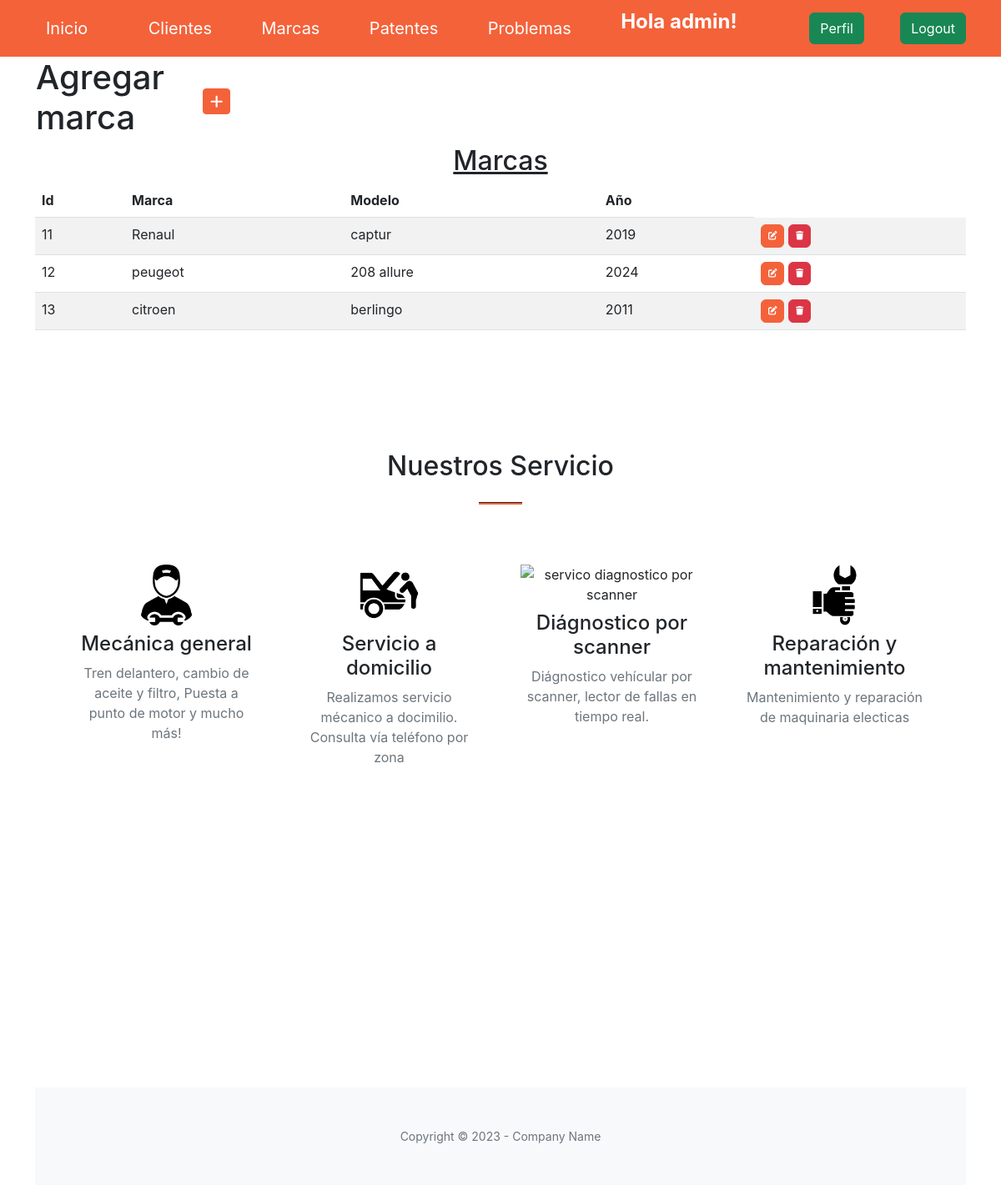
The page /marcas/ (signed in) on the database as committed earlier.
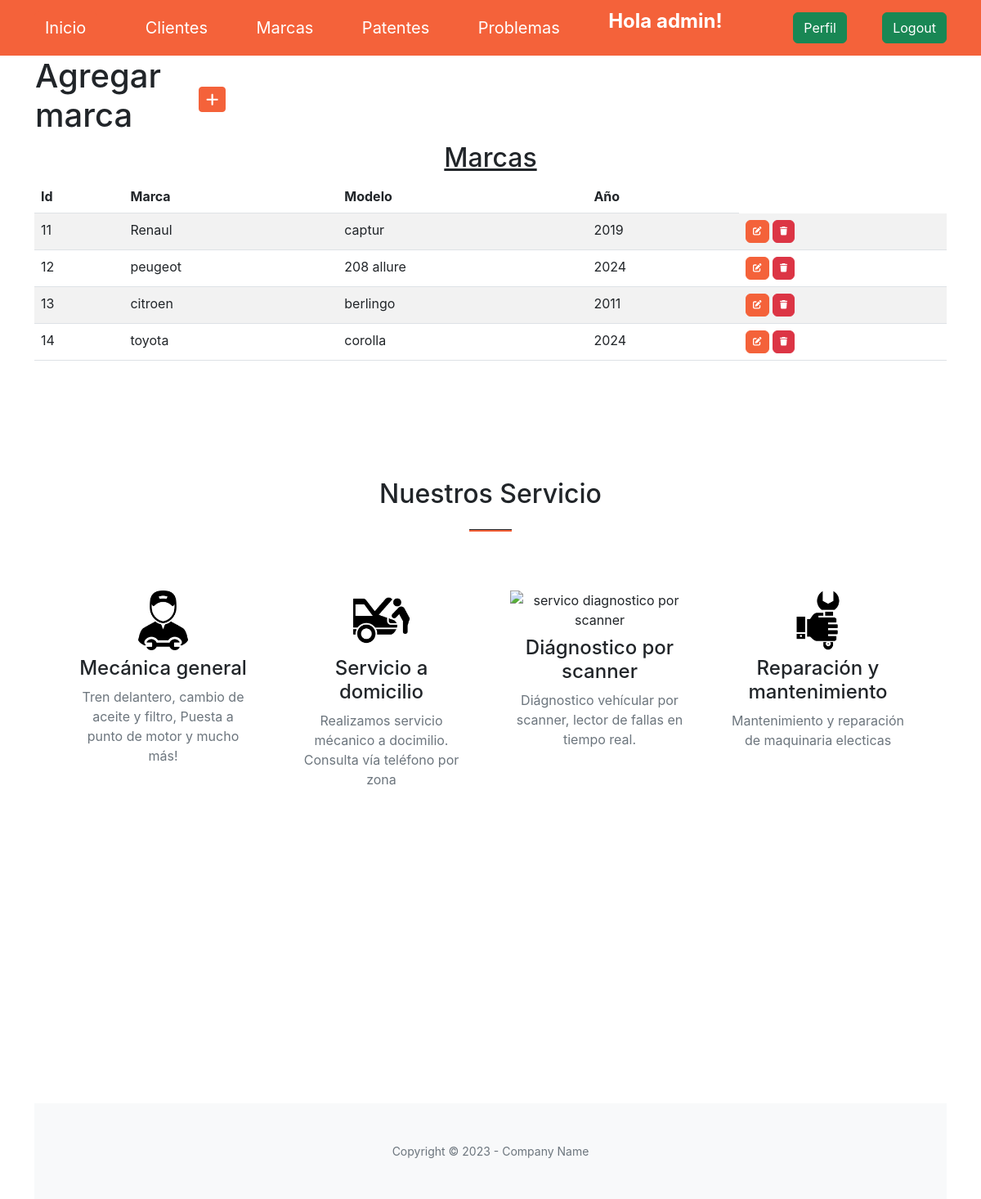
The same page on the database as committed later.
### aplicacion/models.py (models this page shows, shortened)
class Marca(models.Model):
    marca = models.CharField(max_length=50)
    modelo = models.CharField(max_length=50)
    año = models.IntegerField()

### aplicacion/views.py (the view)
# urls.py: path('marcas/', marcas, name="marcas"),
@login_required
def marcas(request):
    contexto = {'marcas': Marca.objects.all()}
    return render(request, "aplicacion/marcas.html", contexto)

### aplicacion/templates/aplicacion/marcas.html (shortened to what this page needs)
{% extends 'aplicacion/base.html' %}
{% load static %}
{% block contenido %}
    <div class="container">
        <table>
            <tr>
                <td width="200"><h1>Agregar marca</h1></td>
                <td>
                    <a
                    href="{% url 'create_marca' %}"
                    class="btn btn-primary btn-sm"
                    ><i class="fa fa-plus fa-lg" title="New Record"> </i>
                    </a>
                </td>
            </tr>
        </table>
        <h2 class="text-center text-decoration-underline">Marcas</h2>
        <table class="table table-striped">
            <thead>
                <tr>
                    <th>Id</th>
                    <th>Marca</th>
                    <th>Modelo</th>
                    <th>Año</th>
                </tr>
            </thead>
            <tbody>
    </div>
{% for marca in marcas  %}
        <tr>
            <td>{{ marca.id }}</td>
            <td>{{ marca.marca }}</td>
            <td>{{ marca.modelo }}</td>
            <td>{{ marca.año }}</td>
            <td>
                <a
                    href="{% url 'update_marca' marca.id %}"
                    class="btn btn-primary"
                    style="--bs-btn-padding-y: .25rem; --bs-btn-padding-x: .5rem; --bs-btn-font-size: .75rem;"
                    ><i class="fa fa-edit fa-sm" title="Edit Record"></i>
                    </a>
                    <a
                    href="{% url 'delete_marca' marca.id %}"
                    class="btn btn-danger"
                    style="--bs-btn-padding-y: .25rem; --bs-btn-padding-x: .5rem; --bs-btn-font-size: .75rem;"
                    ><i class="fa fa-trash fa-sm" title="Delete Record"></i>
            </a>
            </td>
        </tr>
{% endfor %}
{% endblock contenido %}

Rows that differ between the two databases and show on the page:
added Marca: id "14", marca "toyota", modelo "corolla", año "2024"
